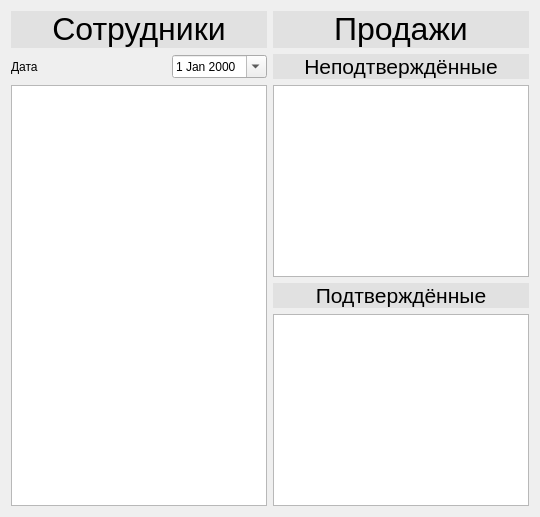
              <widget class="QWidget" name="tabSales">
               <attribute name="title">
                <string>Продажи</string>
               </attribute>
               <layout class="QHBoxLayout" name="horizontalLayout_35">
                <item>
                 <layout class="QVBoxLayout" name="verticalLayout_14">
                  <item>
                   <widget class="QLabel" name="label_46">
                    <property name="styleSheet">
                     <string notr="true">QLabel { background-color: rgb(225, 225, 225) }</string>
                    </property>
                    <property name="text">
                     <string>&lt;html&gt;&lt;head/&gt;&lt;body&gt;&lt;p align=&quot;center&quot;&gt;&lt;span style=&quot; font-size:24pt;&quot;&gt;Сотрудники&lt;/span&gt;&lt;/p&gt;&lt;/body&gt;&lt;/html&gt;</string>
                    </property>
                   </widget>
                  </item>
                  <item>
                   <layout class="QHBoxLayout" name="horizontalLayout_34">
                    <item>
                     <widget class="QLabel" name="label_45">
                      <property name="text">
                       <string>Дата</string>
                      </property>
                     </widget>
                    </item>
                    <item>
                     <spacer name="horizontalSpacer_7">
                      <property name="orientation">
                       <enum>Qt::Horizontal</enum>
                      </property>
                      <property name="sizeHint" stdset="0">
                       <size>
                        <width>40</width>
                        <height>20</height>
                       </size>
                      </property>
                     </spacer>
                    </item>
                    <item>
                     <spacer name="verticalSpacer_6">
                      <property name="orientation">
                       <enum>Qt::Vertical</enum>
                      </property>
                      <property name="sizeType">
                       <enum>QSizePolicy::Minimum</enum>
                      </property>
                      <property name="sizeHint" stdset="0">
                       <size>
                        <width>10</width>
                        <height>25</height>
                       </size>
                      </property>
                     </spacer>
                    </item>
                    <item>
                     <widget class="QDateEdit" name="salesDateInput">
                      <property name="enabled">
                       <bool>true</bool>
                      </property>
                      <property name="wrapping">
                       <bool>false</bool>
                      </property>
                      <property name="frame">
                       <bool>true</bool>
                      </property>
                      <property name="buttonSymbols">
                       <enum>QAbstractSpinBox::UpDownArrows</enum>
                      </property>
                      <property name="keyboardTracking">
                       <bool>true</bool>
                      </property>
                      <property name="showGroupSeparator" stdset="0">
                       <bool>false</bool>
                      </property>
                      <property name="minimumDate">
                       <date>
                        <year>1900</year>
                        <month>9</month>
                        <day>14</day>
                       </date>
                      </property>
                      <property name="calendarPopup">
                       <bool>true</bool>
                      </property>
                     </widget>
                    </item>
                   </layout>
                  </item>
                  <item>
                   <widget class="QTableView" name="managersSalesTable"/>
                  </item>
                 </layout>
                </item>
                <item>
                 <layout class="QVBoxLayout" name="verticalLayout_15">
                  <item>
                   <widget class="QLabel" name="label_48">
                    <property name="styleSheet">
                     <string notr="true">QLabel { background-color: rgb(225, 225, 225) }</string>
                    </property>
                    <property name="text">
                     <string>&lt;html&gt;&lt;head/&gt;&lt;body&gt;&lt;p align=&quot;center&quot;&gt;&lt;span style=&quot; font-size:24pt;&quot;&gt;Продажи&lt;/span&gt;&lt;/p&gt;&lt;/body&gt;&lt;/html&gt;</string>
                    </property>
                   </widget>
                  </item>
                  <item>
                   <widget class="QLabel" name="label_47">
                    <property name="styleSheet">
                     <string notr="true">QLabel { background-color: rgb(225, 225, 225) }</string>
                    </property>
                    <property name="text">
                     <string>&lt;html&gt;&lt;head/&gt;&lt;body&gt;&lt;p align=&quot;center&quot;&gt;&lt;span style=&quot; font-size:16pt;&quot;&gt;Неподтверждённые&lt;/span&gt;&lt;/p&gt;&lt;/body&gt;&lt;/html&gt;</string>
                    </property>
                   </widget>
                  </item>
                  <item>
                   <widget class="QTableView" name="unconfirmedSalesTable"/>
                  </item>
                  <item>
                   <widget class="QLabel" name="label_49">
                    <property name="styleSheet">
                     <string notr="true">QLabel { background-color: rgb(225, 225, 225) }</string>
                    </property>
                    <property name="text">
                     <string>&lt;html&gt;&lt;head/&gt;&lt;body&gt;&lt;p align=&quot;center&quot;&gt;&lt;span style=&quot; font-size:16pt;&quot;&gt;Подтверждённые&lt;/span&gt;&lt;/p&gt;&lt;/body&gt;&lt;/html&gt;</string>
                    </property>
                   </widget>
                  </item>
                  <item>
                   <widget class="QTableView" name="confirmedSalesTable"/>
                  </item>
                 </layout>
                </item>
               </layout>
              </widget>
